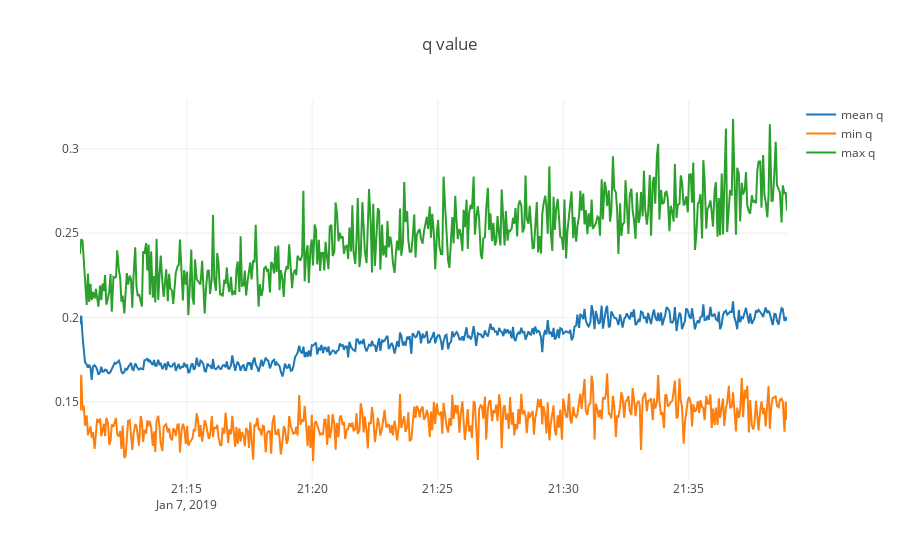
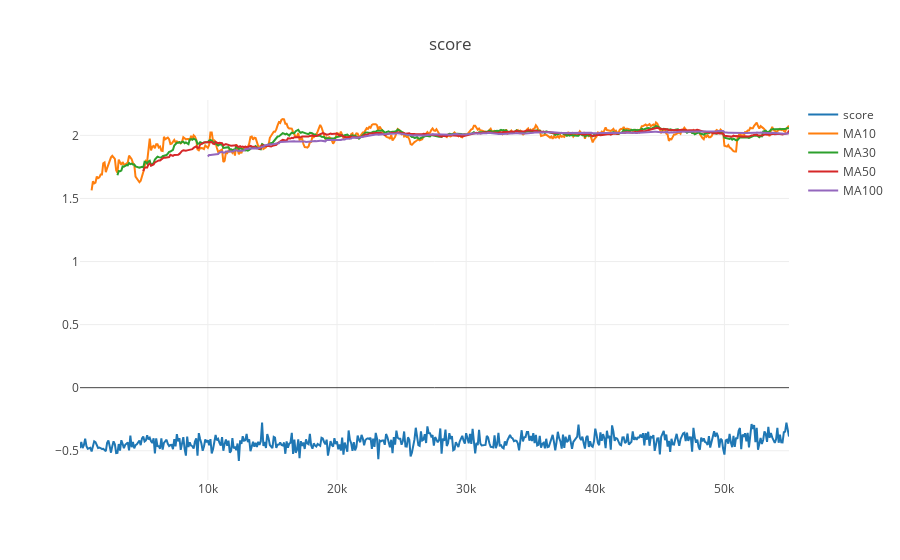
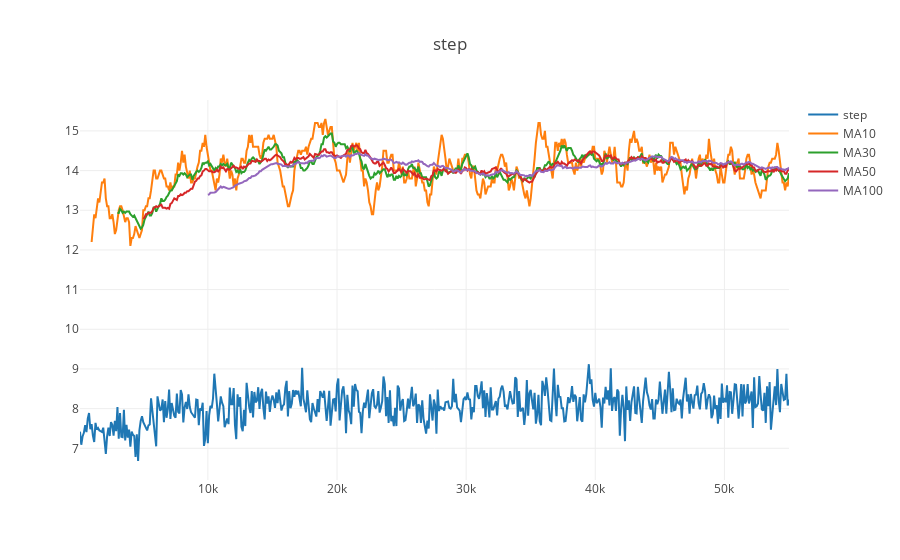
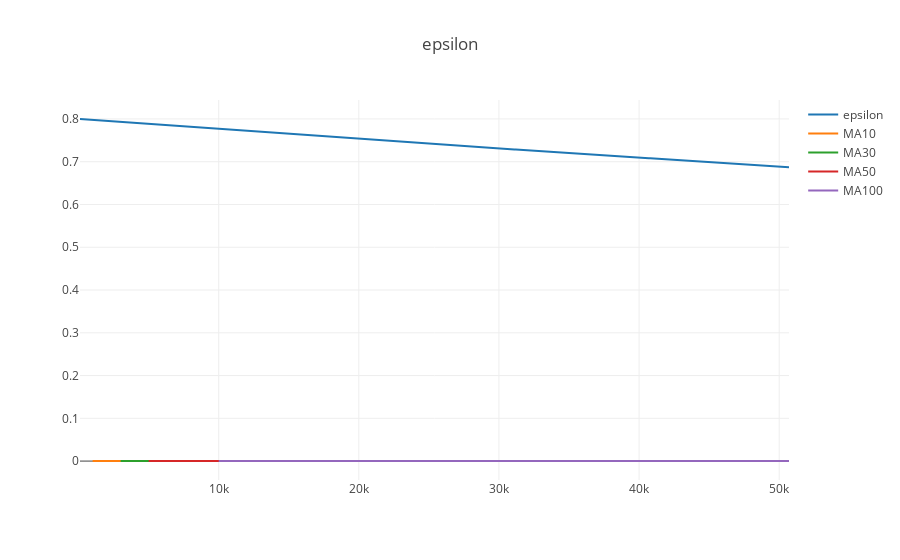

The cell these charts' notebook holds for them, in order:
### Code cell
print_q(start_pos)  
print_score(start_pos)
print_step(start_pos)
print_epsilon(start_pos)
print_loss(start_pos)

### Figure 1 — Plotly figure (JSON) as saved in the notebook; plotly's stock layout.template omitted (floating-point values rounded to 4 significant figures; data arrays with more than 128 entries replaced by an {"elided": "..."} marker saying what was removed)
{"data": [{"name": "mean q", "type": "scatter", "uid": "699a811d-1978-4994-bdf5-67e232d0db1c", "x": {"elided": "507 str values"}, "y": {"elided": "507 float values"}}, {"name": "min q", "type": "scatter", "uid": "7f4e8693-7f74-419b-b7a6-81aac986e461", "x": {"elided": "507 str values"}, "y": {"elided": "507 float values"}}, {"name": "max q", "type": "scatter", "uid": "42e87489-bbc0-4306-83c8-790b9580d25c", "x": {"elided": "507 str values"}, "y": {"elided": "507 float values"}}], "layout": {"title": "q value"}}

### Figure 2 — Plotly figure (JSON) as saved in the notebook; plotly's stock layout.template omitted (floating-point values rounded to 4 significant figures; data arrays with more than 128 entries replaced by an {"elided": "..."} marker saying what was removed)
{"data": [{"name": "score", "type": "scatter", "uid": "55a022c0-d622-4ec8-9ab7-af1542e040ef", "x": {"elided": "550 int values"}, "y": {"elided": "550 float values"}}, {"name": "MA10", "type": "scatter", "uid": "e0cab5b7-0ed5-4f4a-af50-43dcc4b2f900", "x": {"elided": "550 int values"}, "y": {"elided": "550 float values"}}, {"name": "MA30", "type": "scatter", "uid": "697aa873-efe0-498a-928a-3bef79d93d9f", "x": {"elided": "550 int values"}, "y": {"elided": "550 float values"}}, {"name": "MA50", "type": "scatter", "uid": "ca05d72f-0114-4638-a542-77f0f3d12cc8", "x": {"elided": "550 int values"}, "y": {"elided": "550 float values"}}, {"name": "MA100", "type": "scatter", "uid": "4e1ce0c5-bdf7-4734-86d2-01f63fc13e12", "x": {"elided": "550 int values"}, "y": {"elided": "550 float values"}}], "layout": {"title": "score"}}

### Figure 3 — Plotly figure (JSON) as saved in the notebook; plotly's stock layout.template omitted (floating-point values rounded to 4 significant figures; data arrays with more than 128 entries replaced by an {"elided": "..."} marker saying what was removed)
{"data": [{"name": "step", "type": "scatter", "uid": "eafe5f15-aaa6-45bc-8ce4-250dade7629f", "x": {"elided": "550 int values"}, "y": {"elided": "550 float values"}}, {"name": "MA10", "type": "scatter", "uid": "6f8017aa-24b7-42e7-84d8-a212e772de63", "x": {"elided": "550 int values"}, "y": {"elided": "550 float values"}}, {"name": "MA30", "type": "scatter", "uid": "f87c25be-894a-4620-b9a6-78e5970feab5", "x": {"elided": "550 int values"}, "y": {"elided": "550 float values"}}, {"name": "MA50", "type": "scatter", "uid": "d6a3f91f-9e97-44ac-9c33-2d886943b33a", "x": {"elided": "550 int values"}, "y": {"elided": "550 float values"}}, {"name": "MA100", "type": "scatter", "uid": "eece4e1f-22c4-41c3-b560-7f9d1ca86164", "x": {"elided": "550 int values"}, "y": {"elided": "550 float values"}}], "layout": {"title": "step"}}

### Figure 4 — Plotly figure (JSON) as saved in the notebook; plotly's stock layout.template omitted (floating-point values rounded to 4 significant figures; data arrays with more than 128 entries replaced by an {"elided": "..."} marker saying what was removed)
{"data": [{"name": "epsilon", "type": "scatter", "uid": "2342ef7e-2880-4b92-985e-9437bc1e8219", "x": {"elided": "507 int values"}, "y": {"elided": "507 float values"}}, {"name": "MA10", "type": "scatter", "uid": "ab1984dd-85e7-464b-a606-121d0f8e3b6c", "x": {"elided": "507 int values"}, "y": {"elided": "507 float values"}}, {"name": "MA30", "type": "scatter", "uid": "a737de1e-bb70-423c-aca9-f51d6458d989", "x": {"elided": "507 int values"}, "y": {"elided": "507 float values"}}, {"name": "MA50", "type": "scatter", "uid": "72a74ddf-240f-47d7-a5e8-f211369a08b9", "x": {"elided": "507 int values"}, "y": {"elided": "507 float values"}}, {"name": "MA100", "type": "scatter", "uid": "2beb1d85-f8b5-4e83-921b-c2b3fa9888dc", "x": {"elided": "507 int values"}, "y": {"elided": "507 float values"}}], "layout": {"title": "epsilon"}}
